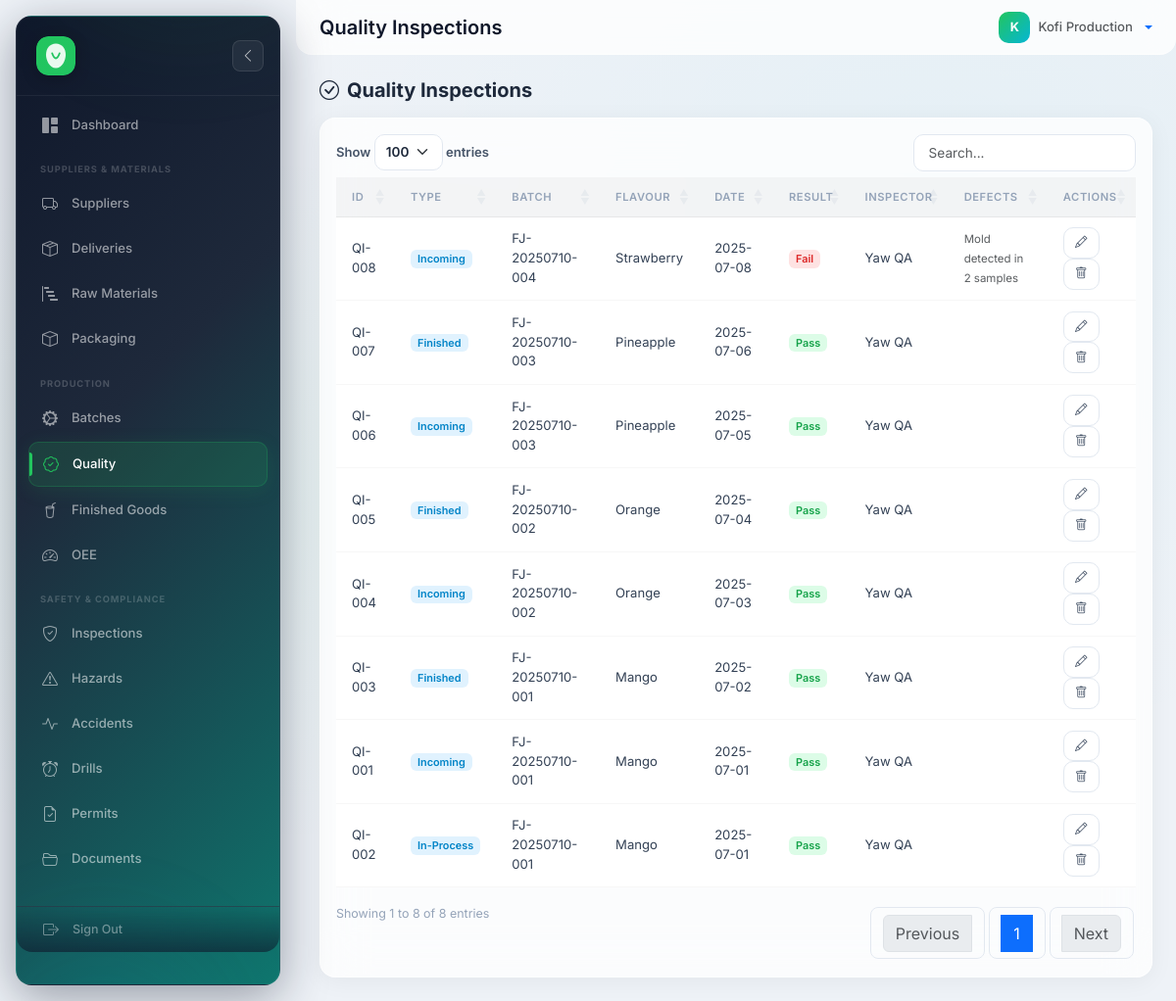
The app's page /?route=quality (signed in) with its own data.
### tables this page shows
CREATE TABLE quality_inspections (
    InspectionID     VARCHAR(50)  PRIMARY KEY,
    InspectionType   ENUM('Incoming','In-Process','Finished') NOT NULL,
    BatchID          VARCHAR(50)  DEFAULT NULL,
    InspectionDate   DATE         NOT NULL,
    Result           ENUM('Pass','Fail','Pending') DEFAULT 'Pending',
    DefectsFound     TEXT         DEFAULT NULL,
    TestResults      TEXT         DEFAULT NULL,
    CAPA             TEXT         DEFAULT NULL,
    InspectorID      VARCHAR(50)  DEFAULT NULL,
    Status           ENUM('Open','In Progress','Closed') DEFAULT 'Open',
    created_at       TIMESTAMP    DEFAULT CURRENT_TIMESTAMP,
    FOREIGN KEY (BatchID)     REFERENCES production_batches(BatchID) ON UPDATE CASCADE ON DELETE SET NULL,
    FOREIGN KEY (InspectorID) REFERENCES users(UserID) ON UPDATE CASCADE ON DELETE SET NULL,
    INDEX idx_qi_type  (InspectionType),
    INDEX idx_qi_result(Result),
    INDEX idx_qi_batch (BatchID)
);

CREATE TABLE production_batches (
    BatchID               VARCHAR(50)    PRIMARY KEY,
    BatchNumber           VARCHAR(50)    NOT NULL UNIQUE,
    ProductionDate        DATE           NOT NULL,
    Flavour               VARCHAR(100)   NOT NULL,
    Quantity              DECIMAL(10,2)  NOT NULL DEFAULT 0,
    Unit                  VARCHAR(30)    DEFAULT 'litres',
    Status                ENUM('Pending','In Progress','Completed','Rejected','Cancelled') DEFAULT 'Pending',
    UserID                VARCHAR(50)    DEFAULT NULL,
    RawMaterialID         VARCHAR(50)    DEFAULT NULL,
    PackagingMaterialID   VARCHAR(50)    DEFAULT NULL,
    MachineID             VARCHAR(50)    DEFAULT NULL,
    Notes                 TEXT           DEFAULT NULL,
    created_at            TIMESTAMP      DEFAULT CURRENT_TIMESTAMP,
    updated_at            TIMESTAMP      DEFAULT CURRENT_TIMESTAMP ON UPDATE CURRENT_TIMESTAMP,
    FOREIGN KEY (UserID)              REFERENCES users(UserID) ON UPDATE CASCADE ON DELETE SET NULL,
    FOREIGN KEY (RawMaterialID)       REFERENCES raw_materials(MaterialID) ON UPDATE CASCADE ON DELETE SET NULL,
    FOREIGN KEY (PackagingMaterialID) REFERENCES packaging_materials(PackageID) ON UPDATE CASCADE ON DELETE SET NULL,
    FOREIGN KEY (MachineID)           REFERENCES machines(MachineID) ON UPDATE CASCADE ON DELETE SET NULL,
    INDEX idx_pb_date   (ProductionDate),
    INDEX idx_pb_status (Status),
    INDEX idx_pb_flavour(Flavour)
);

CREATE TABLE users (
    UserID     VARCHAR(50)  PRIMARY KEY,
    RoleID     VARCHAR(50)  NOT NULL,
    Name       VARCHAR(100) NOT NULL,
    password   VARCHAR(255) NOT NULL,
    Status     ENUM('Active','Inactive') DEFAULT 'Active',
    created_at TIMESTAMP    DEFAULT CURRENT_TIMESTAMP,
    updated_at TIMESTAMP    DEFAULT CURRENT_TIMESTAMP ON UPDATE CURRENT_TIMESTAMP,
    FOREIGN KEY (RoleID) REFERENCES roles(RoleID) ON UPDATE CASCADE ON DELETE RESTRICT
);

### backend/controllers/Controller.php (called while the page is built, shortened)
<?php
abstract class Controller
{
    protected string $viewPath;
    protected function render(string $view, array $data = []): void
    {
        extract($data);
        $viewFile = APP_ROOT . '/frontend/views/' . $this->viewPath . '/' . $view . '.php';
        require $viewFile;
        require APP_ROOT . '/frontend/views/layouts/main.php';
    }
}

### backend/controllers/QualityController.php (called while the page is built, shortened)
<?php
require_once __DIR__ . '/Controller.php';
class QualityController extends Controller {
    public function __construct() {
        $this->model = new QualityInspectionModel();
    }
    public function index(): void {
        $this->render('index', ['inspections' => $this->model->getAllDetailed()]);
    }
}

### backend/models/Model.php (called while the page is built, shortened)
<?php
require_once __DIR__ . '/../config/database.php';
abstract class Model
{
    protected PDO $db;
    public function __construct()
    {
        $this->db = getDb();
    }
    public function query(string $sql, array $params = []): array
    {
        $stmt = $this->db->prepare($sql);
        $stmt->execute($params);
        return $stmt->fetchAll();
    }
}

### backend/config/database.php (called while the page is built, shortened)
<?php
function getDb(): PDO {
    static $pdo = null;
    if ($pdo === null) {
        $dsn = 'mysql:host=' . DB_HOST . ';dbname=' . DB_NAME . ';charset=' . DB_CHARSET;
        $options = [
            PDO::ATTR_ERRMODE            => PDO::ERRMODE_EXCEPTION,
            PDO::ATTR_DEFAULT_FETCH_MODE => PDO::FETCH_ASSOC,
            PDO::ATTR_EMULATE_PREPARES   => false,
        ];
         $pdo = new PDO($dsn, DB_USER, DB_PASS, $options);
    }
    return $pdo;
}
function sanitize(mixed $input): string {
    return htmlspecialchars(trim((string)$input), ENT_QUOTES, 'UTF-8');
}

### backend/models/QualityInspectionModel.php (called while the page is built, shortened)
<?php
require_once __DIR__ . '/Model.php';
class QualityInspectionModel extends Model {
    public function getAllDetailed(): array {
        return $this->query(
            "SELECT qi.*, pb.BatchNumber, pb.Flavour, u.Name AS InspectorName
             FROM quality_inspections qi
             LEFT JOIN production_batches pb ON qi.BatchID = pb.BatchID
             LEFT JOIN users u ON qi.InspectorID = u.UserID
             ORDER BY qi.InspectionDate DESC"
        );
    }
}

### frontend/views/quality/index.php (the view, shortened to what this page needs)
<?php $pageTitle = 'Quality Inspections'; ?>
<div class="d-flex justify-content-between align-items-center mb-3">
    <h5 class="fw-bold mb-0"><i class="bi bi-check-circle me-2"></i><?= $pageTitle ?></h5>
</div>
<div class="card border-0 shadow-sm">
    <div class="card-body">
        <table id="dataTable" class="table table-hover align-middle">
            <thead class="table-light">
                <tr><th>ID</th><th>Type</th><th>Batch</th><th>Flavour</th><th>Date</th><th>Result</th><th>Inspector</th><th>Defects</th><th>Actions</th></tr>
            </thead>
            <tbody>
                <?php foreach ($inspections as $i): ?>
                <tr>
                    <td><?= sanitize($i['InspectionID']) ?></td>
                    <td><span class="badge bg-info bg-opacity-10 text-info"><?= sanitize($i['InspectionType'] ?? $i['inspection_type'] ?? '') ?></span></td>
                    <td><?= sanitize($i['BatchNumber'] ?? $i['batch_number'] ?? '') ?></td>
                    <td><?= sanitize($i['Flavour'] ?? '') ?></td>
                    <td><?= sanitize($i['InspectionDate'] ?? $i['inspection_date'] ?? '') ?></td>
                    <td>
                        <?php $r = $i['Result'] ?? ''; $map = ['Pass'=>'success','Fail'=>'danger','Pending'=>'warning']; ?>
                        <span class="badge bg-<?= $map[$r] ?? 'secondary' ?>"><?= sanitize($r) ?></span>
                    </td>
                    <td><?= sanitize($i['InspectorName'] ?? $i['inspector_name'] ?? '') ?></td>
                    <td><small class="text-muted"><?= sanitize(substr($i['DefectsFound'] ?? $i['defects_found'] ?? '', 0, 50)) ?></small></td>
                    <td>
                        <a href="?route=quality/edit&id=<?= urlencode($i['InspectionID']) ?>" class="btn btn-sm btn-outline-primary" title="Edit"><i class="bi bi-pencil"></i></a>
                        <a href="?route=quality/delete&id=<?= urlencode($i['InspectionID']) ?>" class="btn btn-sm btn-outline-danger" title="Delete" onclick="return confirm('Delete this inspection?')"><i class="bi bi-trash"></i></a>
                    </td>
                </tr>
                <?php endforeach; ?>
            </tbody>
        </table>
    </div>
</div>

### frontend/assets/css/glass.css (style rules this page uses)
:root { --sidebar-width: 270px; --sidebar-collapsed: 85px; --glass-bg: rgba(255,255,255,0.78); --glass-border: rgba(255,255,255,0.5); --glass-shadow: 0 4px 24px rgba(0,0,0,0.05); --glass-blur: blur(24px); --brand: #22c55e; --brand-accent: #06b6d4; --gradient-brand: linear-gradient(135deg, #22c55e 0%, #06b6d4 100%); --gradient-warm: linear-gradient(135deg, #f97316 0%, #ef4444 100%); --gradient-cool: linear-gradient(135deg, #6366f1 0%, #8b5cf6 100%); --gradient-sky: linear-gradient(135deg, #0ea5e9 0%, #2563eb 100%); --gradient-rose: linear-gradient(135deg, #f43f5e 0%, #e11d48 100%); --gradient-amber: linear-gradient(135deg, #f59e0b 0%, #d97706 100%); --gradient-emerald: linear-gradient(135deg, #10b981 0%, #059669 100%); --radius: 16px; --radius-sm: 10px; }
*, *::before, *::after { box-sizing: border-box; }
body { font-family: 'Inter', system-ui, -apple-system, sans-serif !important; background: #eef2f7 !important; background-image: radial-gradient(ellipse at 20% 50%, rgba(34,197,94,0.04) 0%, transparent 50%), radial-gradient(ellipse at 80% 20%, rgba(6,182,212,0.04) 0%, transparent 50%) !important; color: #1e293b; -webkit-font-smoothing: antialiased; }
.card, .border-0 { background: var(--glass-bg) !important; backdrop-filter: var(--glass-blur) !important; -webkit-backdrop-filter: var(--glass-blur) !important; border: 1px solid var(--glass-border) !important; border-radius: var(--radius) !important; box-shadow: var(--glass-shadow) !important; transition: all 0.25s ease; }
.table { border-collapse: collapse; }
.table th { font-size: 0.7rem !important; font-weight: 600 !important; text-transform: uppercase !important; letter-spacing: 0.05em !important; color: #94a3b8 !important; padding: 0.7rem 1rem !important; border-bottom: 1px solid rgba(0,0,0,0.05) !important; background: rgba(0,0,0,0.01) !important; }
.table td { padding: 0.65rem 1rem !important; font-size: 0.82rem !important; color: #334155 !important; border-bottom: 1px solid rgba(0,0,0,0.03) !important; }
.table-light { background: rgba(0,0,0,0.01) !important; }
.table-light th { background: rgba(0,0,0,0.02) !important; }
.btn-outline-primary { border: 1.5px solid #e2e8f0 !important; color: #475569 !important; background: white !important; border-radius: var(--radius-sm) !important; font-weight: 600 !important; transition: all 0.15s !important; }
.btn-outline-danger { border: 1.5px solid #e2e8f0 !important; color: #475569 !important; background: white !important; border-radius: var(--radius-sm) !important; font-weight: 600 !important; transition: all 0.15s !important; }
.btn-sm { font-size: 0.78rem !important; padding: 0.35rem 0.7rem !important; }
.badge { font-weight: 600 !important; font-size: 0.68rem !important; border-radius: 6px !important; }
.badge.bg-success { background: #dcfce7 !important; color: #16a34a !important; }
.badge.bg-danger { background: #fee2e2 !important; color: #dc2626 !important; }
.badge.bg-info { background: #e0f2fe !important; color: #0284c7 !important; }

### records on screen
quality_inspections: InspectionID "QI-008", InspectionType "Incoming", BatchID.BatchNumber "FJ-20250710-004", BatchID.Flavour "Strawberry", InspectionDate "2025-07-08", Result "Fail", InspectorID.Name "Yaw QA", DefectsFound "Mold detected in 2 samples"
quality_inspections: InspectionID "QI-007", InspectionType "Finished", BatchID.BatchNumber "FJ-20250710-003", BatchID.Flavour "Pineapple", InspectionDate "2025-07-06", Result "Pass", InspectorID.Name "Yaw QA"
quality_inspections: InspectionID "QI-006", InspectionType "Incoming", BatchID.BatchNumber "FJ-20250710-003", BatchID.Flavour "Pineapple", InspectionDate "2025-07-05", Result "Pass", InspectorID.Name "Yaw QA"
quality_inspections: InspectionID "QI-005", InspectionType "Finished", BatchID.BatchNumber "FJ-20250710-002", BatchID.Flavour "Orange", InspectionDate "2025-07-04", Result "Pass", InspectorID.Name "Yaw QA"
quality_inspections: InspectionID "QI-004", InspectionType "Incoming", BatchID.BatchNumber "FJ-20250710-002", BatchID.Flavour "Orange", InspectionDate "2025-07-03", Result "Pass", InspectorID.Name "Yaw QA"
quality_inspections: InspectionID "QI-003", InspectionType "Finished", BatchID.BatchNumber "FJ-20250710-001", BatchID.Flavour "Mango", InspectionDate "2025-07-02", Result "Pass", InspectorID.Name "Yaw QA"
quality_inspections: InspectionID "QI-001", InspectionType "Incoming", BatchID.BatchNumber "FJ-20250710-001", BatchID.Flavour "Mango", InspectionDate "2025-07-01", Result "Pass", InspectorID.Name "Yaw QA"
quality_inspections: InspectionID "QI-002", InspectionType "In-Process", BatchID.BatchNumber "FJ-20250710-001", BatchID.Flavour "Mango", InspectionDate "2025-07-01", Result "Pass", InspectorID.Name "Yaw QA"

### other values on screen
$pageTitle "Quality Inspections"
substr($user['name'] ?? 'U', 0, 1) "K"
$user['name'] "Kofi Production"
